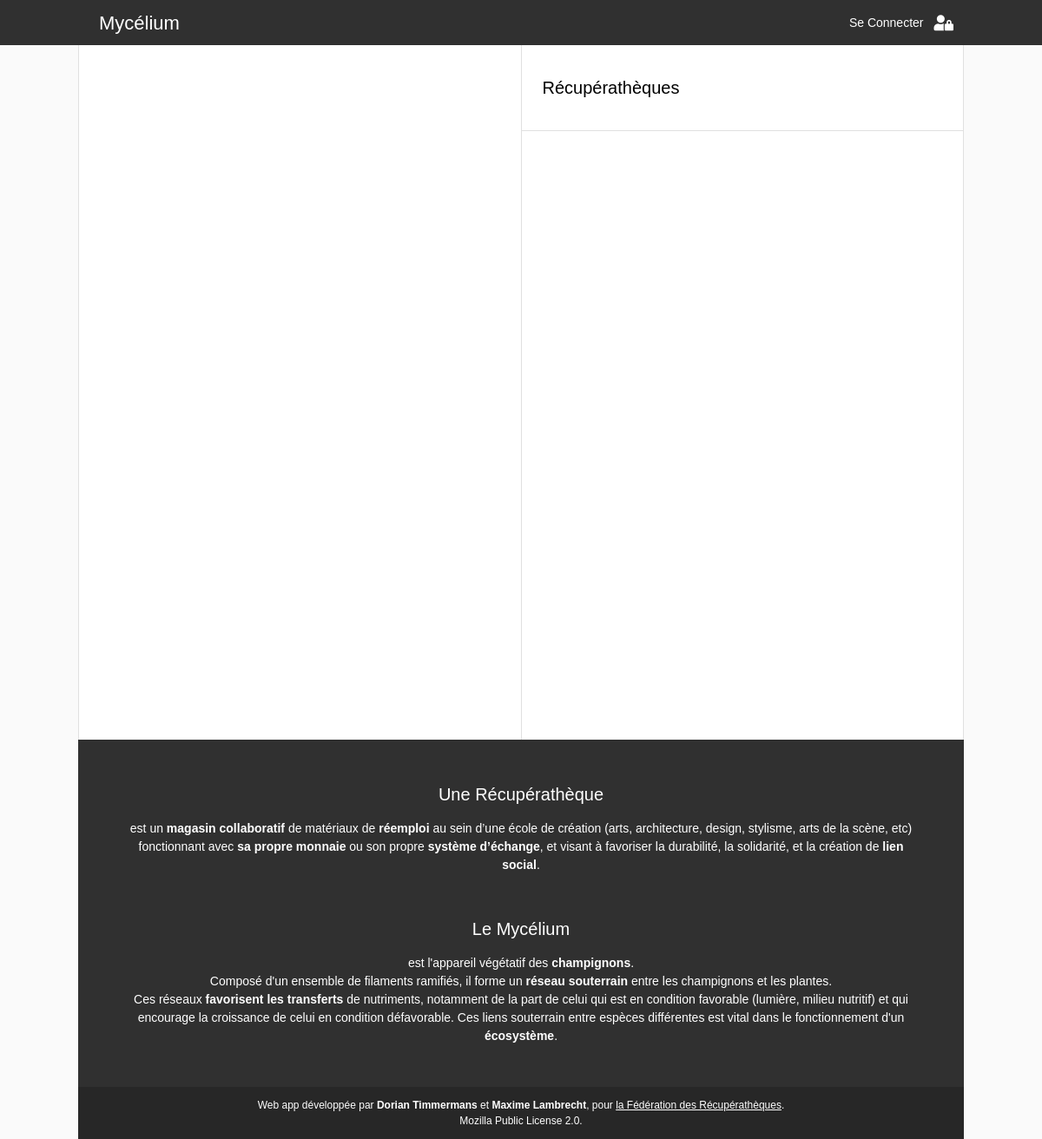
Before: /portal.php with the older database file.
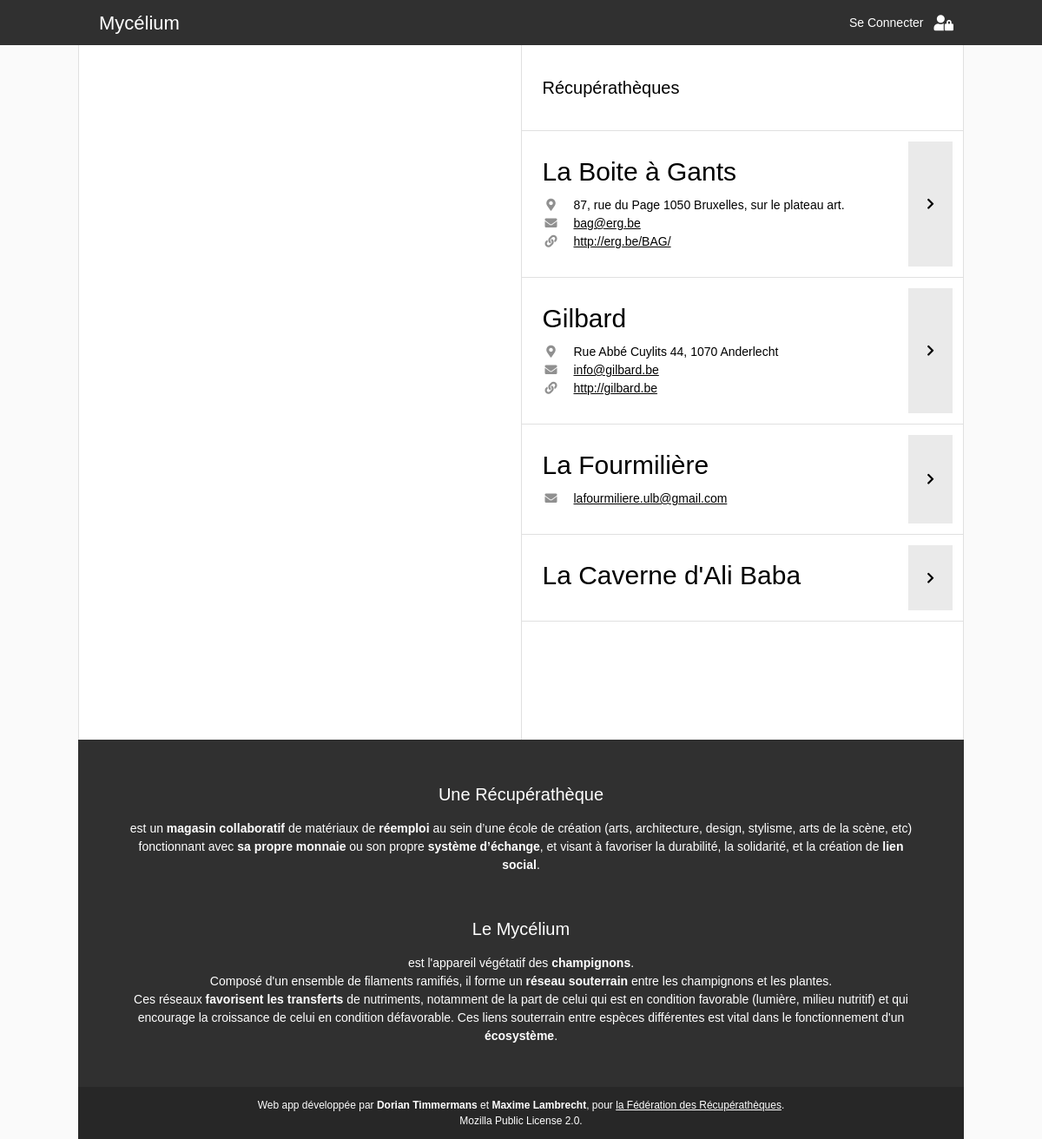
After: the same page with the newer database file.
### tables this page shows
CREATE TABLE IF NOT EXISTS `_global_recuperatheques` (
  `ID` int(11) NOT NULL AUTO_INCREMENT,
  `nom` varchar(255) NOT NULL,
  `adresse` varchar(255) NOT NULL,
  `monnaie` varchar(8) NOT NULL,
  `telephone` varchar(16) NOT NULL,
  `mdp` varchar(255) NOT NULL,
  `site` varchar(255) NOT NULL,
  `pseudo` varchar(16) NOT NULL,
  `mail` varchar(255) NOT NULL,
  `date_creation` date DEFAULT NULL,
  PRIMARY KEY (`ID`)
);

### recuperatheque_info.php (the view, shortened to what this page needs)
<div class="container recuperatheque
      <?php if(in_array(basename($_SERVER['PHP_SELF']),array("catalogue.php","item_page.php"))){
        echo "depliable" ;}
      ?>">
    <h2> <?php echo $recup_info['nom'] ;?> </h2>
    <div class="info">
      <?php if ($recup_info['adresse']){ ?>
        <div class="info-line">
          <i class="fas fa-map-marker-alt info-icon"></i>
          <div class="info-text"> <?php echo $recup_info['adresse'];?> </div>
        </div>
        <?php
        }
      ?>
      <?php if ($recup_info['mail']){ ?>
        <div class="info-line">
          <i class="fas fa-envelope info-icon"></i>
          <a class="info-text tag" href="mailto:<?php echo $recup_info['mail'];?>"> <?php echo $recup_info['mail'];?></a>
        </div>
        <?php
        }
      ?>
      <?php if ($recup_info['site']){ ?>
        <div class="info-line">
          <i class="fas fa-link info-icon"></i>
          <a class="info-text tag" href="<?php echo $recup_info['site'];?>" target="_blank"> <?php echo $recup_info['site'];?></a>
        </div>
      <?php
      }
      ?>
    </div>
</div>

### portal.php (shortened to what this page needs)
<!DOCTYPE html>
<html lang="en">
<head>
  <link rel="stylesheet" href="css/w3.css">
  <link rel="stylesheet" href="https://use.fontawesome.com/releases/v5.7.0/css/all.css">
  <link rel="stylesheet" href="https://indestructibletype.com/fonts/Jost.css" type="text/css" charset="utf-8" />
  <link rel="stylesheet" href="css/main.css">
  <link rel="stylesheet" href="css/header.css">
  <link rel="stylesheet" href="css/menu.css">
  <link rel="stylesheet" href="css/item.css">
</head>
<body>
  <?php
    include('connection_db.php')
  ?>
  <?php
    include('header.php');
  ?>
  <div class="quasi-fullwidth space-header">
  <div class="two-side-flex">
    <div class="flex-half">
    </div>
    <div class="flex-half">
      <div class="container border-bottom"><h4>Récupérathèques</h4></div>
      <div class="recup-list">
        <?php
          $req = $bdd->prepare(' SELECT * FROM _global_recuperatheques ');
          $req->execute();
          while($recup_info = $req->fetch()){
            $url = "catalogue.php";
            $url = $url . "?r=" . $recup_info['pseudo'];?>
            <div class="border-bottom">
              <div class="info">
              <?php include("recuperatheque_info.php");?>
              </div>
              <button class="button-flex" onclick="window.location.href='<?php echo $url; ?>'" >
                <i class="fas fa-chevron-right"></i>
              </button>
            </div>
          <?php
          }
        ?>
      </div>
    </div>
  </div>
  <?php
  include('footer.php');
  ?>
</div>
</body>
</html>

Changed rows visible on the page:
added _global_recuperatheques: nom "La Boite à Gants", adresse "87, rue du Page 1050 Bruxelles, sur le plateau art.", mail "bag@erg.be", site "http://erg.be/BAG/"
added _global_recuperatheques: nom "Gilbard", adresse "Rue Abbé Cuylits 44, 1070 Anderlecht", mail "info@gilbard.be", site "http://gilbard.be"
added _global_recuperatheques: nom "La Fourmilière", mail "lafourmiliere.ulb@gmail.com"
added _global_recuperatheques: nom "La Caverne d'Ali Baba"
